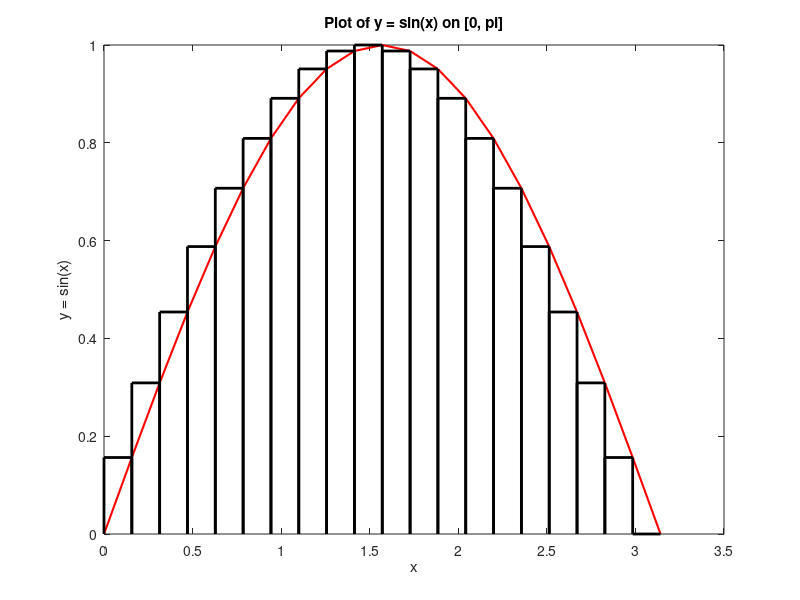
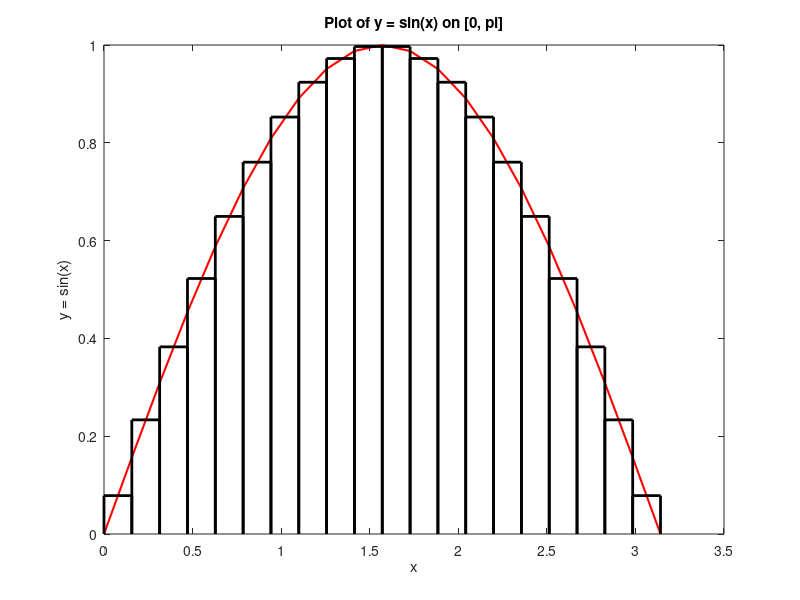

The MATLAB source for these figures, in order:
%{
Example 6: In this next example we will use a for loop to get MATLAB to draw the
picture shown below that illustrates the right hand rule with 20 intervals to evaluate
∫ sin(x) dx on [0, pi];
%}

x = 0 : pi / 20 : pi;
y = sin(x);
figure('Name', 'Right Point Method')
plot(x, y, 'color', 'r', 'LineWidth', 1.5);
hold on;

% We will use Right point rule to draw the rectangle.
% Our target is to draw three lines on each interval
% One left vertical line
% One right vertical line;
% and one horizontal line connecting left and right 
% vertical line from top. 

for ii = 1 : length(x) - 1
	left_x = x(ii);
	right_x = x(ii + 1);
	current_y = y(ii + 1);

	% Draw the left vertical line
	plot([left_x, left_x], [0, current_y], 'k', 'LineWidth', 2);
	% Draw the right vertical line
	plot([right_x, right_x], [0, current_y], 'k', 'LineWidth', 2);
	% Connect the left and right from top to top
	plot([left_x, right_x], [current_y, current_y], 'k', 'LineWidth', 2);
end

hold off;

% Put some labelling 
xlabel('x');
ylabel('y = sin(x)');
title('Plot of y = sin(x) on [0, pi]');


% Now let us do the midpoint
figure('Name', 'Midpoint Method')


plot(x, y, 'color', 'r', 'LineWidth', 1.5);
hold on;

for ii = 1 : length(x) - 1
	left_x = x(ii);
	right_x = x(ii + 1);
	current_y = sin((left_x + right_x) / 2);

	% Draw the left vertical line
	plot([left_x, left_x], [0, current_y], 'k', 'LineWidth', 2);
	% Draw the right vertical line
	plot([right_x, right_x], [0, current_y], 'k', 'LineWidth', 2);
	% Connect the left and right from top to top
	plot([left_x, right_x], [current_y, current_y], 'k', 'LineWidth', 2);
end

xlabel('x');
ylabel('y = sin(x)');
title('Plot of y = sin(x) on [0, pi]');

hold off;
